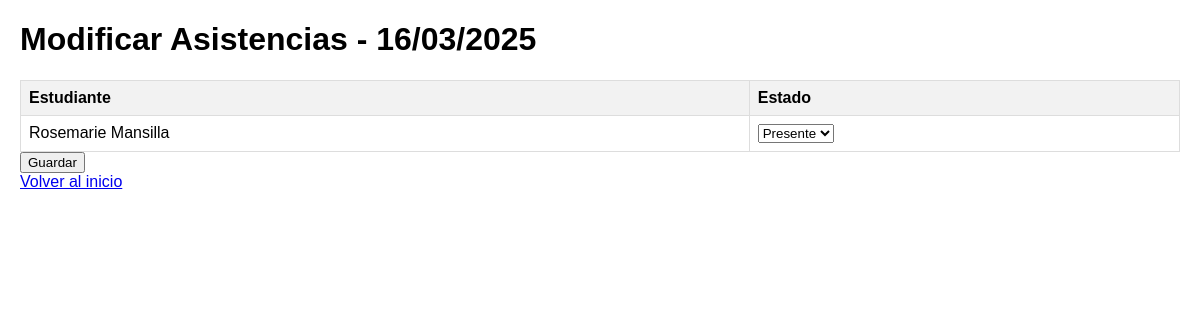
The page /modificar_asistencia_fecha/2025-03-16/ (signed in) on the database its author committed.
### asistencia/models.py (models this page shows, shortened)
class Asistencia(models.Model):
    ESTADO_CHOICES = [
        ('presente', 'Presente'),
        ('ausente', 'Ausente'),
        ('atrasado', 'Atrasado'),
    ]
    estudiante = models.ForeignKey(CustomUser, on_delete=models.CASCADE, limit_choices_to={'tipo_usuario': 'estudiante'})
    fecha = models.DateField()
    estado = models.CharField(max_length=10, choices=ESTADO_CHOICES)

class CustomUser(AbstractUser):
    TIPO_USUARIO_CHOICES = [
        ('profesor', 'Profesor'),
        ('estudiante', 'Estudiante'),
        ('admin', 'Admin'),
        ('oyente', 'Oyente'),
    ]
    nombre = models.CharField(max_length=100)
    apellido = models.CharField(max_length=100)
    tipo_usuario = models.CharField(max_length=10, choices=TIPO_USUARIO_CHOICES, default='estudiante')
    curso = models.ForeignKey(Curso, on_delete=models.SET_NULL, null=True, blank=True, related_name='usuarios')

### asistencia/views.py (the view)
# urls.py: path('modificar_asistencia_fecha/<str:fecha>/', login_required(views.modificar_asistencia_fecha), name='modificar_asistencia_fecha'),
@login_required
@login_required
def modificar_asistencia_fecha(request, fecha):
    fecha_obj = datetime.datetime.strptime(fecha, '%Y-%m-%d').date()
    if request.user.tipo_usuario == 'profesor' and request.user.curso:
        estudiantes = CustomUser.objects.filter(tipo_usuario='estudiante', curso=request.user.curso)
    else:
        estudiantes = CustomUser.objects.filter(tipo_usuario='estudiante', id=request.user.id)
    asistencias = []
    for estudiante in estudiantes:
        asistencia, created = Asistencia.objects.get_or_create(
            estudiante=estudiante,
            fecha=fecha_obj,
            defaults={'estado': 'presente'}  # Estado predeterminado
        )
        asistencias.append(asistencia)
    if request.method == 'POST':
        for asistencia in asistencias:
            form = AsistenciaForm(request.POST, prefix=str(asistencia.id), instance=asistencia)
            if form.is_valid():
                form.save()
        return redirect('inicio')
    forms = [AsistenciaForm(prefix=str(asistencia.id), instance=asistencia) for asistencia in asistencias]
    context = {
        'fecha': fecha_obj,
        'forms': forms,
    }
    return render(request, 'modificar_asistencia_fecha.html', context)

### asistencia/templates/modificar_asistencia_fecha.html (shortened to what this page needs)
<!DOCTYPE html>
<html lang="es">
<head>
</head>
<body>
    <h1>Modificar Asistencias - {{ fecha|date:"d/m/Y" }}</h1>
    <form method="post">
        <table>
            <thead>
                <tr>
                    <th>Estudiante</th>
                    <th>Estado</th>
                </tr>
            </thead>
            <tbody>
                {% for form in forms %}
                    <tr>
                        <td>{{ form.instance.estudiante.nombre }} {{ form.instance.estudiante.apellido }}</td>
                        <td>{{ form.estado }}</td>
                    </tr>
                {% endfor %}
            </tbody>
        </table>
        <button type="submit">Guardar</button>
    </form>
    <a href="{% url 'inicio' %}">Volver al inicio</a>
</body>
</html>

### asistencia/templates/modificar_asistencia_fecha.html (style rules this page uses)
body { font-family: Arial, sans-serif; margin: 20px; }
table { width: 100%; border-collapse: collapse; margin-top: 20px; }
th, td { border: 1px solid #ddd; padding: 8px; text-align: left; }
th { background-color: #f2f2f2; }

### rows shown on the page
Asistencia: instance.estudiante.nombre "Rosemarie", instance.estudiante.apellido "Mansilla"

### other values the page prints
{{ fecha|date:"d/m/Y" }} "16/03/2025"
